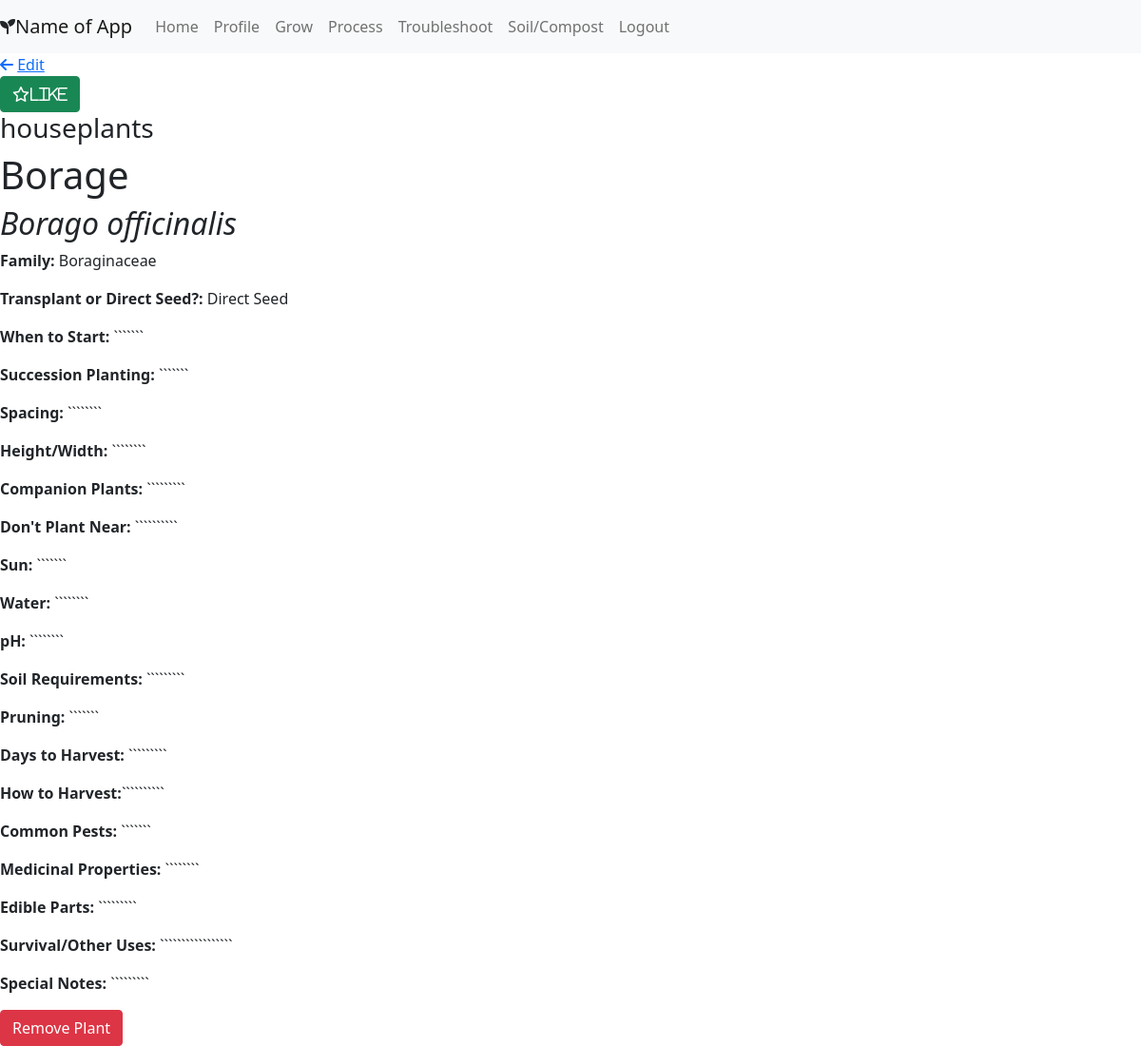
Page /grow/details/27 (signed in) on the committed database.
### portfolio/models.py (models this page shows, shortened)
class Plant(models.Model):
    users_like = models.ManyToManyField(User, related_name = "plants_liked")
    category = models.CharField(max_length = 45)
    name = models.CharField(max_length = 45)
    plant_pic = models.ImageField(upload_to=None, height_field=None, width_field=None, max_length=100, blank=True, null=True)
    latin_name = models.CharField(max_length = 45, null=True)
    family=models.CharField(max_length = 45, null=True)
    transplant_or_ds = models.CharField(max_length = 255, null=True)
    start = models.CharField(max_length = 255, null=True)
    succession_planting = models.TextField(null = True)
    spacing = models.CharField(max_length = 45, null=True)
    height_width = models.CharField(max_length = 45, null=True)
    companion_plants = models.TextField(null = True)
    dont_plant_near = models.TextField(null = True)
    sun = models.CharField(max_length = 45, null=True)
    water = models.CharField(max_length = 255, null=True)
    pH = models.CharField(max_length = 45, null=True)
    soil_reqs = models.TextField(null = True)
    pruning = models.TextField(null = True)
    days_to_harvest = models.CharField(max_length = 45, null=True)
    harvesting = models.TextField(null = True)
    common_pests = models.TextField(null = True)
    medicinal_props = models.TextField(null = True)
    edibility = models.TextField(null = True)
    other_uses = models.TextField(null = True)
    specific_notes = models.TextField(null = True)
    created_at = models.DateTimeField(auto_now_add=True)
    updated_at = models.DateTimeField(auto_now=True)
    objects = PlantManager()

### portfolio/views.py (the view)
# urls.py: path('grow/details/<int:plant_id>', views.plant_details),
def plant_details(request, plant_id):
    context={
        'current_user' : User.objects.get(id = request.session['user_id']),
        'plant' : Plant.objects.get(id=plant_id),
    }
    return render(request, 'plant_details.html', context)

### portfolio/templates/plant_details.html (shortened to what this page needs)
<!DOCTYPE html>
<html lang="en">
<head>
    <link href="https://cdn.jsdelivr.net/npm/bootstrap@5.0.0-beta3/dist/css/bootstrap.min.css" rel="stylesheet"
>
    <link rel="stylesheet" href="https://cdn.jsdelivr.net/npm/bootstrap-icons@1.4.1/font/bootstrap-icons.css">
    {% load static %}
    <link rel="stylesheet" href="{% static 'css/styles.css' %}">
</head>
<body>
    <div>
        <nav class="navbar navbar-expand-lg navbar-light bg-light sticky-top">
            <i class="fas fa-seedling"></i><a class="navbar-brand" href="/home"> Name of App</a>
            <div class="collapse navbar-collapse" id="navbarNavAltMarkup">
                <div class="navbar-nav">
                    <a class="nav-item nav-link" href="/home">Home</a>
                    <a class="nav-item nav-link" href="/profile/{{current_user.id}}">Profile</a>
                    <a class="nav-item nav-link" href="/grow">Grow</a>
                    <a class="nav-item nav-link" href="/process">Process</a>
                    <a class="nav-item nav-link" href="#">Troubleshoot</a>
                    <a class="nav-item nav-link" href="/soil">Soil/Compost</a>
                    <a class="nav-item nav-link" href="/logout">Logout</a>
                </div>
            </div>
        </nav>
    </div>
    <a href="javascript:history.back()"><i class="fas fa-arrow-left"></i></a>
    <a href="/plant/{{plant.id}}/edit">Edit</a>
    <form action="/plant/{{plant.id}}/like" method="POST">
        <button class="btn btn-success btn-md" type="submit" value="Like Plant"><i class="far fa-star">Like</i>
            </button>
    </form>
    <form action="/plant/delete/{{plant.id}}" method="POST">
        <h3>{{plant.category}}</h3>
        <h1>{{plant.name}}</h1>
        <h2><em>{{plant.latin_name}}</em></h2>
        <p><strong>Family: </strong> {{plant.family}}</p>
        <p><strong>Transplant or Direct Seed?: </strong> {{plant.transplant_or_ds}}</p>
        <p><strong>When to Start: </strong> {{plant.start}}</p>
        <p><strong>Succession Planting: </strong> {{plant.succession_planting}}</p>
        <p><strong>Spacing: </strong>{{plant.spacing}}</p>
        <p><strong>Height/Width: </strong>{{plant.height_width}}</p>
        <p><strong>Companion Plants: </strong> {{plant.companion_plants}}</p>
        <p><strong>Don't Plant Near: </strong> {{plant.dont_plant_near}}</p>
        <p><strong>Sun: </strong> {{plant.sun}}</p>
        <p><strong>Water: </strong> {{plant.water}}</p>
        <p><strong>pH: </strong> {{plant.pH}}</p>
        <p><strong>Soil Requirements: </strong>{{plant.soil_reqs}}</p>
        <p><strong>Pruning: </strong> {{plant.pruning}}</p>
        <p><strong>Days to Harvest: </strong>{{plant.days_to_harvest}}</p>
        <p><strong>How to Harvest:</strong>{{plant.harvesting}}</p>
        <p><strong>Common Pests: </strong> {{plant.common_pests}}</p>
        <p><strong>Medicinal Properties: </strong> {{plant.medicinal_props}}</p>
        <p><strong>Edible Parts: </strong> {{plant.edibility}}</p>
        <p><strong>Survival/Other Uses: </strong> {{plant.other_uses}} </p>
        <p><strong>Special Notes: </strong> {{plant.specific_notes}}</p>
        <button type="submit" class="btn btn-danger">Remove Plant</button>
    </form>
</body>
</html>

### portfolio/static/css/styles.css (style rules this page uses)
* { margin: 0; padding: 0; }

### rows in the picture
Plant: category "houseplants", name "Borage", latin_name "Borago officinalis", family "Boraginaceae", transplant_or_ds "Direct Seed", start "```````", succession_planting "```````", spacing "````````", height_width "````````", companion_plants "`````````", dont_plant_near "``````````", sun "```````", water "````````", pH "````````", soil_reqs "`````````", pruning "```````", days_to_harvest "`````````", harvesting "``````````", common_pests "```````", medicinal_props "````````", edibility "`````````", other_uses "`````````````````", specific_notes "`````````"
